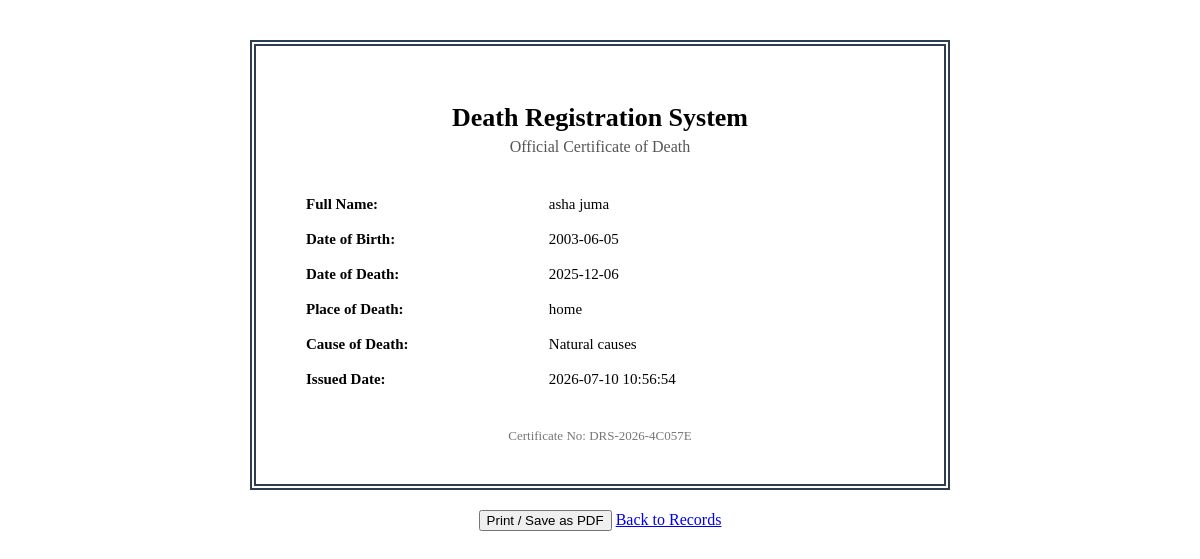
Screenshot of /views/certificate.php?deceased_id=2 (signed in) with the database file from the repository.
### tables this page shows
CREATE TABLE `certificates` (
  `certificate_id` int(11) NOT NULL,
  `deceased_id` int(11) NOT NULL,
  `certificate_number` varchar(30) NOT NULL,
  `issued_by` int(11) NOT NULL,
  `issued_date` datetime DEFAULT current_timestamp(),
  `file_path` varchar(255) DEFAULT NULL
);

CREATE TABLE `deceased` (
  `deceased_id` int(11) NOT NULL,
  `full_name` varchar(100) NOT NULL,
  `gender` enum('male','female') NOT NULL,
  `date_of_birth` date NOT NULL,
  `date_of_death` date NOT NULL,
  `place_of_death` varchar(150) NOT NULL,
  `national_id_encrypted` varbinary(255) DEFAULT NULL,
  `national_id_iv` varbinary(16) DEFAULT NULL,
  `cause_id` int(11) NOT NULL,
  `registered_by` int(11) NOT NULL,
  `status` enum('pending','approved','rejected') DEFAULT 'pending',
  `approved_by` int(11) DEFAULT NULL,
  `approved_at` datetime DEFAULT NULL,
  `created_at` timestamp NOT NULL DEFAULT current_timestamp()
);

CREATE TABLE `causes_of_death` (
  `cause_id` int(11) NOT NULL,
  `description` varchar(150) NOT NULL
);

### config/Database.php (called while the page is built, shortened)
<?php
class Database
{
    private static $instance = null;
    private $connection;
    private $host = "localhost";
    private $dbname = "death_registration";
    private $username = "root";
    private $password = "";
    private function __construct()
    {
        try {
            $dsn = "mysql:host={$this->host};dbname={$this->dbname};charset=utf8mb4";
            $this->connection = new PDO($dsn, $this->username, $this->password);
            $this->connection->setAttribute(PDO::ATTR_ERRMODE, PDO::ERRMODE_EXCEPTION);
            $this->connection->setAttribute(PDO::ATTR_EMULATE_PREPARES, false);
        } catch (PDOException $e) {
            die("Database connection failed: " . $e->getMessage());
        }
    }
    public static function getInstance()
    {
        if (self::$instance === null) {
            self::$instance = new Database();
        }
        return self::$instance;
    }
    public function getConnection()
    {
        return $this->connection;
    }
}

### classes/Certificate.php (called while the page is built, shortened)
<?php
require_once __DIR__ . '/../config/Database.php';
class Certificate
{
    private $db;
    public function __construct()
    {
        $this->db = Database::getInstance()->getConnection();
    }
    public function issue($deceasedId, $issuedBy)
    {
        $checkSql = "SELECT status FROM deceased WHERE deceased_id = :id";
        $checkStmt = $this->db->prepare($checkSql);
        $checkStmt->execute([':id' => $deceasedId]);
        $record = $checkStmt->fetch(PDO::FETCH_ASSOC);
        $existing = $this->findByDeceasedId($deceasedId);
        if ($existing) {
            return $existing;
        }
        return $this->findByDeceasedId($deceasedId);
    }
    public function findByDeceasedId($deceasedId)
    {
        $sql = "SELECT cert.*, d.full_name, d.date_of_birth, d.date_of_death,
                       d.place_of_death, c.description AS cause
                FROM certificates cert
                JOIN deceased d ON cert.deceased_id = d.deceased_id
                JOIN causes_of_death c ON d.cause_id = c.cause_id
                WHERE cert.deceased_id = :id";
        $stmt = $this->db->prepare($sql);
        $stmt->execute([':id' => $deceasedId]);
        return $stmt->fetch(PDO::FETCH_ASSOC);
    }
}

### views/certificate.php (the view, shortened to what this page needs)
<?php
require_once __DIR__ . '/../classes/Certificate.php';
$deceasedId = (int) $_GET['deceased_id'];
$certificate = new Certificate();
$result = $certificate->issue($deceasedId, $_SESSION['user_id']);
?>
<!DOCTYPE html>
<html lang="en">
<head>
</head>
<body>
    <div class="certificate">
        <h1>Death Registration System</h1>
        <div class="subtitle">Official Certificate of Death</div>
        <table>
            <tr><td class="label">Full Name:</td><td><?= htmlspecialchars($result['full_name']) ?></td></tr>
            <tr><td class="label">Date of Birth:</td><td><?= htmlspecialchars($result['date_of_birth']) ?></td></tr>
            <tr><td class="label">Date of Death:</td><td><?= htmlspecialchars($result['date_of_death']) ?></td></tr>
            <tr><td class="label">Place of Death:</td><td><?= htmlspecialchars($result['place_of_death']) ?></td></tr>
            <tr><td class="label">Cause of Death:</td><td><?= htmlspecialchars($result['cause']) ?></td></tr>
            <tr><td class="label">Issued Date:</td><td><?= htmlspecialchars($result['issued_date']) ?></td></tr>
        </table>
        <div class="cert-number">Certificate No: <?= htmlspecialchars($result['certificate_number']) ?></div>
    </div>
    <div class="no-print">
        <button onclick="window.print()">Print / Save as PDF</button>
        <a href="list_deaths.php">Back to Records</a>
    </div>
</body>
</html>

### views/certificate.php (style rules this page uses)
body { font-family: 'Times New Roman', serif; max-width: 700px; margin: 40px auto; }
.certificate { border: 6px double #2c3e50; padding: 40px; text-align: center; }
h1 { font-size: 26px; margin-bottom: 5px; }
.subtitle { color: #555; margin-bottom: 30px; }
table { width: 100%; margin-top: 20px; text-align: left; }
td { padding: 8px; font-size: 15px; }
td.label { font-weight: bold; width: 40%; }
.cert-number { margin-top: 30px; font-size: 13px; color: #777; }
.no-print { text-align: center; margin-top: 20px; }

### rows the page displays
certificates: deceased.full_name "asha juma", deceased.date_of_birth "2003-06-05", deceased.date_of_death "2025-12-06", deceased.place_of_death "home", causes_of_death.description "Natural causes", issued_date "2026-07-10 10:56:54", certificate_number "DRS-2026-4C057E"
